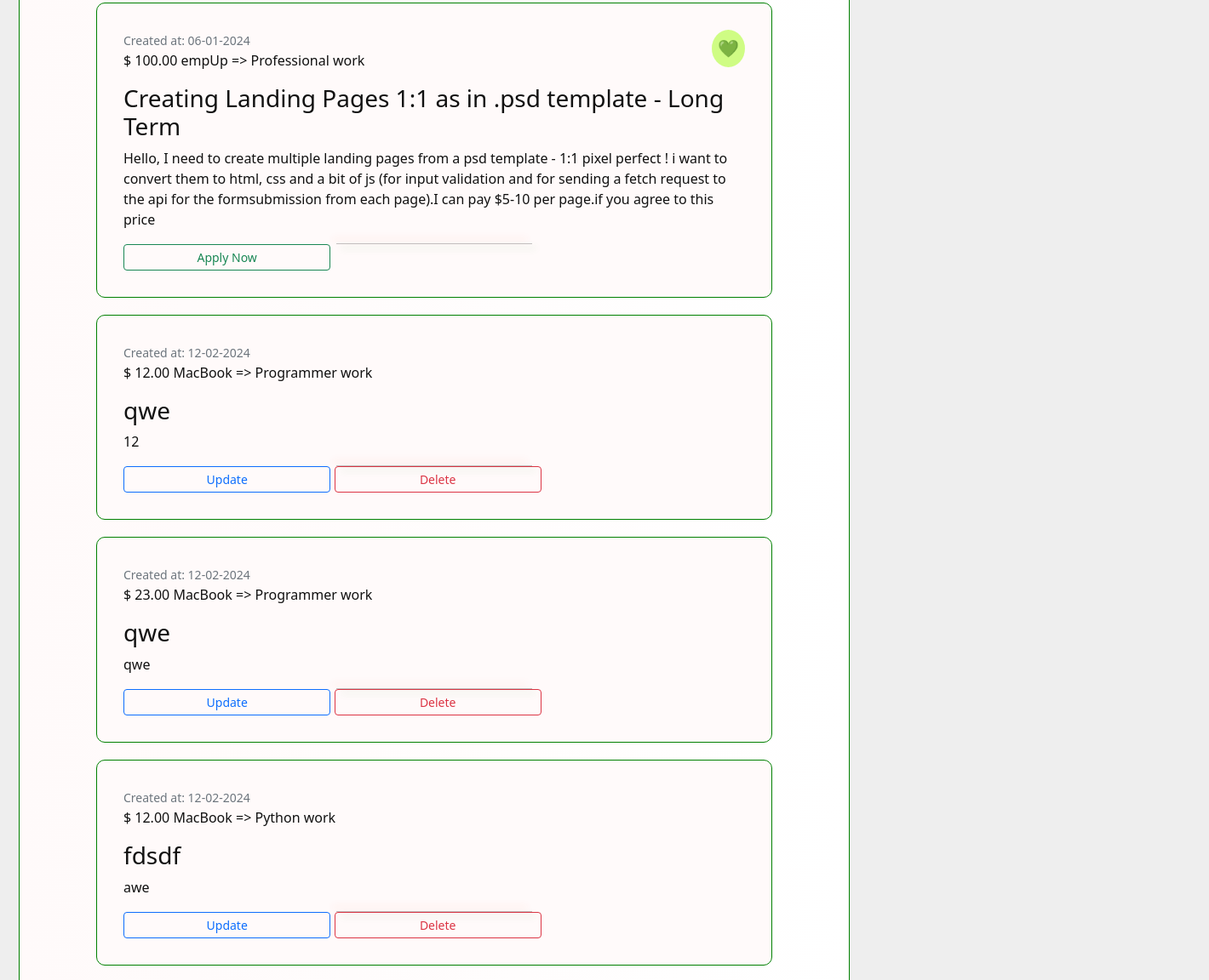
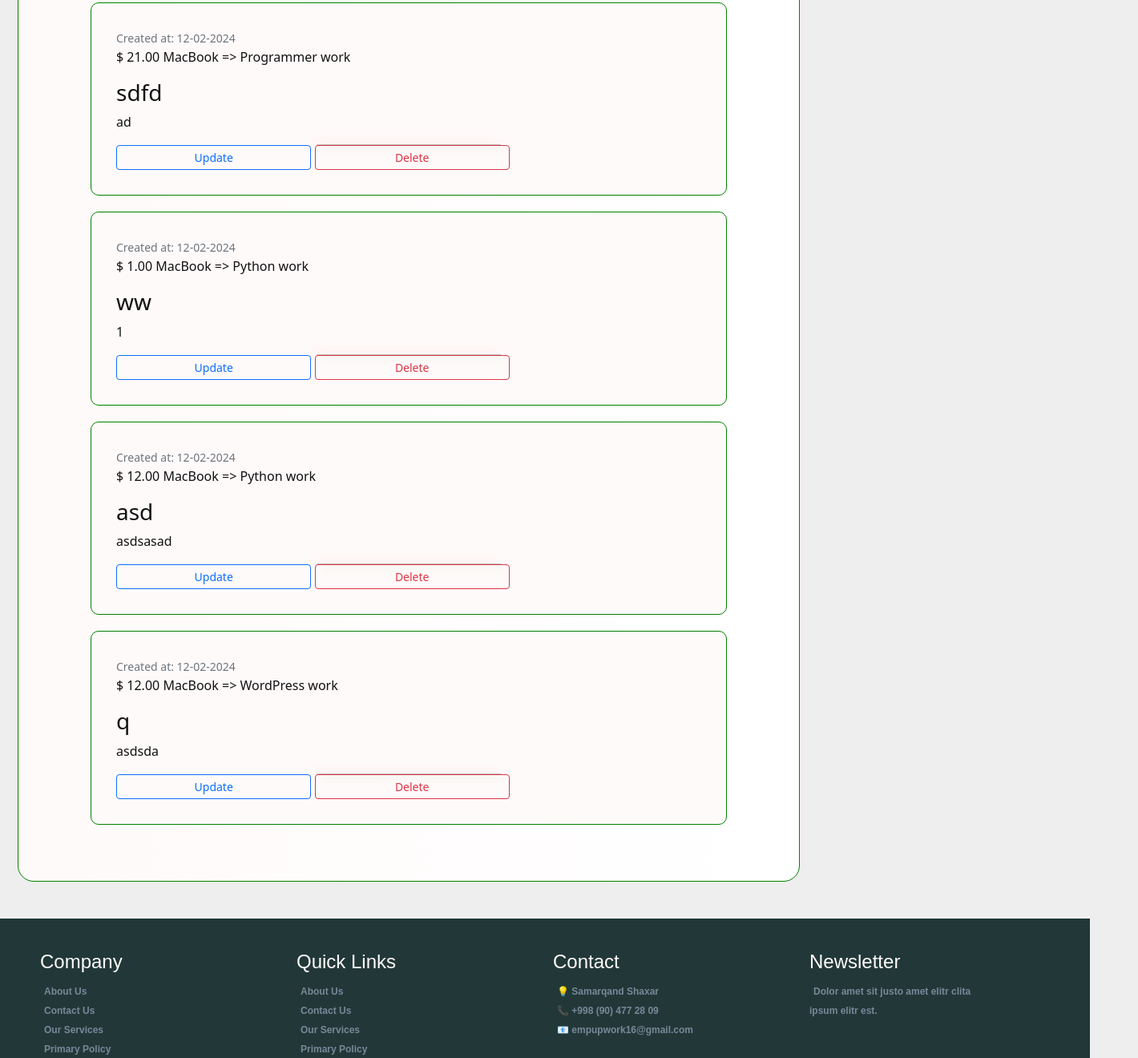
The app's page /jobs/ (signed in, middle part), older data (2 pictures, top to bottom).
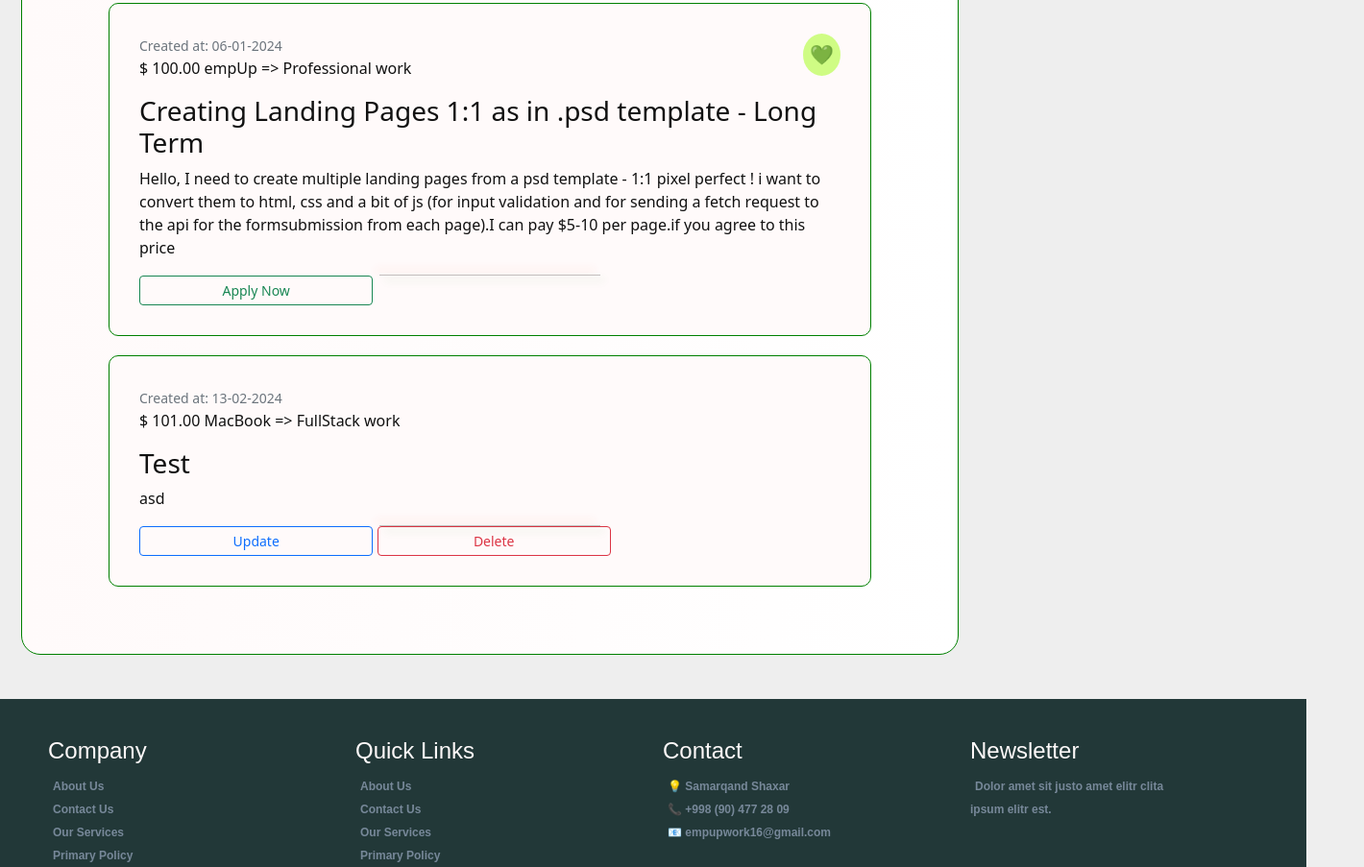
The same page, newer data.
### books/models.py (models this page shows, shortened)
class Books(models.Model):
    title: str = models.CharField(max_length=100)
    description: str = models.TextField(max_length=500)
    author: User = models.ForeignKey(User, on_delete=models.SET_NULL,
                                     null=True, blank=True)
    genre: str = models.CharField(max_length=25)
    is_available: bool = models.BooleanField(default=True)
    price: float = models.DecimalField(max_digits=5, decimal_places=2)
    created: datetime = models.DateTimeField(auto_now_add=True)
    image = models.ImageField(
        default='books/book_default_img.png', upload_to="books")
    objects = models.Manager()  # default
    c_objects = BooksManager()  # custom manager

### books/views.py (the view)
# urls.py: path("", WorksListView.as_view(), name="books_view"),
class WorksListView(ListView):
    modal = Books
    template_name = 'jobs.html'
    def get_queryset(self):
        return Books.objects.all()

### books/templates/jobs.html (shortened to what this page needs)
{% extends 'base.html' %}
{% load static %}
{% load django_bootstrap5 %}
{% block content %}
  <br />
  <br /><br />
  <div class="leftss">
    <div class="ch_1">
      <br />
      <div class="container-fluid">
        <div class="all-books">
          <br><br>
          {% if object_list %}
            {% for book in object_list %}
              <div class="book">
                <div class="book-header">
                  <small class="text-secondary">Created at: {{ book.created|date:'d-m-Y' }}
                  </small>
                  {% if book.author.id == request.user.id %}
                  {% else %}
                  <span class="save">
                      <a href="{% url 'add_to_wishlist' book.id %}">
                          {% if is_saved %}
                              🖤
                          {% else %}
                              💚
                          {% endif %}
                      </a>
                  </span>
              {% endif %}
                  <p class="book-cost">$ {{ book.price }} {{ book.author }} => {{ book.genre }} work</p>
                </div>
                <h3>{{ book.title }}</h3>
                <p>{{ book.description }}</p>
                  <div class="book-footer">
                    <hr />
                    {% if book.author.id == request.user.id %}
                      <a href="{% url 'update_book' book.id %}" class="btn btn-sm col-sm-4 btn-outline-primary">Update</a>
                      <a href="{% url 'delete_book' book.id %}" class="btn btn-sm col-sm-4 btn-outline-danger">Delete</a>
                    {% else %}
                      <a href="{% url 'book_details' book.id %}" class="btn btn-sm col-sm-4 btn-outline-success">Apply Now</a>
                    {% endif %}
                  </div>
              </div>
            {% endfor %}
          {% else %}
            <p>No jobs found</p>
          {% endif %}
        </div>
      </div>
    </div>
  </div>
{% endblock %}

### templates/base.html (shortened to what this page needs)
{% load static %}
{% load django_bootstrap5 %}
<!DOCTYPE html>
<html lang="en">
  <head>
    {% bootstrap_css %}
    <link rel="stylesheet" type="text/css" href="{% static 'css/base.css' %}" />
    <link rel="stylesheet" type="text/css" href="{% static 'css/navbar.css' %}" />
  </head>
  <body>
    {% if user.is_authenticated %}
      <main id="logged-in-menu">
        <div>
        </div>
        <div>
          {% block content %}
          {% endblock %}
        </div>
      </main>
    {% endif %}
    <div class="end">
      <div class="ch-end">
        <div class="company">
          <h4>Company</h4>
          <b>About Us</b><br>
          <b>Contact Us</b><br>
          <b>Our Services</b><br>
          <b>Primary Policy</b><br>
        </div>
        <div class="quick-links">
          <h4>Quick Links</h4>
          <b>About Us</b><br>
          <b>Contact Us</b><br>
          <b>Our Services</b><br>
          <b>Primary Policy</b><br>
        </div>
        <div class="contact">
          <h4>Contact</h4>
          <b>💡 Samarqand Shaxar</b><br>
          <b>📞 +998 (90) 477 28 09</b><br>
          <b>📧 empupwork16@gmail.com</b>
        </div>
        <div class="newsletter">
          <h4>Newsletter</h4>
          <b>Dolor amet sit justo amet elitr clita ipsum elitr est.</b>
        </div>
      </div>
    </div>
  </body>
</html>

### static/css/base.css (style rules this page uses)
* { padding: 0; margin: 0; box-sizing: border-box; transition: 0.2s ease-out; }
body { background-color: #eee; color: #111; }
main#logged-in-menu { min-height: 100vh; display: grid; grid-template-columns: 50px 1fr; gap: 10px; background-color: #eee; }
main#logged-in-menu > div { position: relative; }
main#logged-in-menu > div:first-child { border-radius: 0 10px 10px 0; }
main#logged-in-menu > div:last-child { padding: 10px; }
.end { background-color: rgb(34, 56, 56); margin: 10px -50px; width: 1410px; }
.end .ch-end { display: grid; grid-template-columns: repeat(5, 320px); }
.end div { margin: 40px 50px; }
.end b, h4, p { cursor: pointer; }
.end h4 { color: snow; font-family: 'Lucida Sans', 'Lucida Sans Regular', 'Lucida Grande', 'Lucida Sans Unicode', Geneva, Verdana, sans-serif; }
.end b { text-decoration: none; color: lightslategray; font-family: 'Lucida Sans', 'Lucida Sans Regular', 'Lucida Grande', 'Lucida Sans Unicode', Geneva, Verdana, sans-serif; font-size: 12px; margin: 50px 5px; }
* { margin: 0; padding: 0; box-sizing: border-box; transition: 0.3s; }

### static/css/navbar.css (style rules this page uses)
* { margin: 0; padding: 0; box-sizing: border-box; transition: 0.3s; }

### books/templates/jobs.html (style rules this page uses)
.all-books { background-image: linear-gradient(to right, snow, white); border-radius: 0 20px 20px 20px; margin: -14px 0px; padding: 50px; border: 1px solid green; }
.book { border-radius: 10px; padding: 31px; background-image: linear-gradient(to right, snow, snow); border: 1px solid green; margin: 20px 40px; }
.book hr { background-color: green; }
.leftss { display: grid; grid-template-columns: repeat(3, 1fr); gap: 10px; }
.leftss .ch_1 { width: 1000px; margin: 10px -60px; }
.ch_2 h1, a { font-family: Georgia, 'Times New Roman', Times, serif; font-size: 20px; }
hr { width: 230px; box-shadow: 5px 5px 8px green, -5px -5px 8px orangered; margin: 0 auto; }
.save { float: right; background-color: rgba(172, 255, 47, 0.575); padding: 7px; border-radius: 50%; }
.save a { text-decoration: none; }

Row changes from the older to the newer data that the page shows:
removed Books: created "12-02-2024", price "12.00", author "MacBook", genre "Programmer", title "qwe", description "12", shows "Update"
removed Books: created "12-02-2024", price "23.00", author "MacBook", genre "Programmer", title "qwe", description "qwe", shows "Update"
removed Books: created "12-02-2024", price "12.00", author "MacBook", genre "Python", title "fdsdf", description "awe", shows "Update"
removed Books: created "12-02-2024", price "21.00", author "MacBook", genre "Programmer", title "sdfd", description "ad", shows "Update"
removed Books: created "12-02-2024", price "1.00", author "MacBook", genre "Python", title "ww", description "1", shows "Update"
removed Books: created "12-02-2024", price "12.00", author "MacBook", genre "Python", title "asd", description "asdsasad", shows "Update"
removed Books: created "12-02-2024", price "12.00", author "MacBook", genre "WordPress", title "q", description "asdsda", shows "Update"
added Books: created "13-02-2024", price "101.00", author "MacBook", genre "FullStack", title "Test", description "asd", shows "Update"
